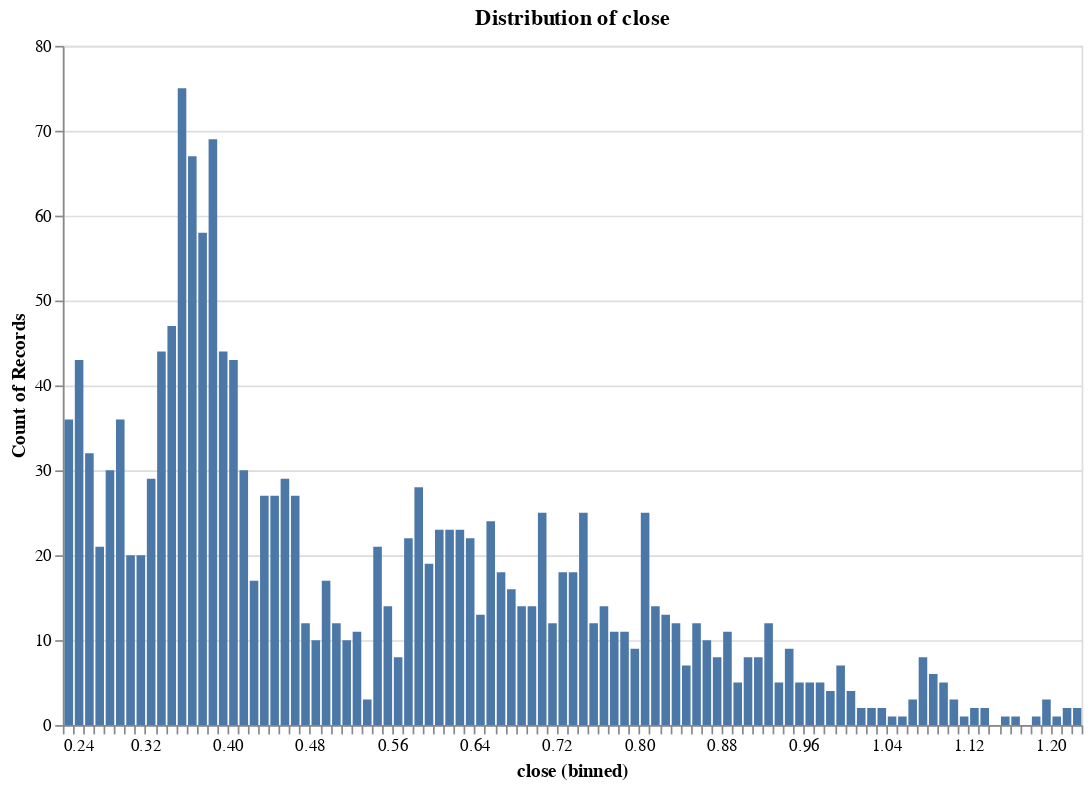

Notebook code for this chart:
### Code cell
research.plot_distribution(ts, 'close', no_bins = 100)

### Figure 1 — Vega-Lite specification as saved in the notebook (floating-point values rounded to 4 significant figures; data arrays with more than 128 entries replaced by an {"elided": "..."} marker saying what was removed)
{"config": {"view": {"continuousWidth": 300, "continuousHeight": 300}, "scale": {"zero": false}}, "data": {"name": "data-ff666d57bbfbb3189a49bde7db57582a"}, "mark": {"type": "bar"}, "encoding": {"x": {"bin": {"maxbins": 100}, "field": "close", "type": "quantitative"}, "y": {"aggregate": "count", "type": "quantitative"}}, "height": 400, "params": [{"name": "param_2", "select": {"type": "interval"}, "bind": "scales"}], "title": "Distribution of close", "width": 600, "$schema": "https://vega.github.io/schema/vega-lite/v5.20.1.json", "datasets": {"data-ff666d57bbfbb3189a49bde7db57582a": {"elided": "1641 records"}}}
